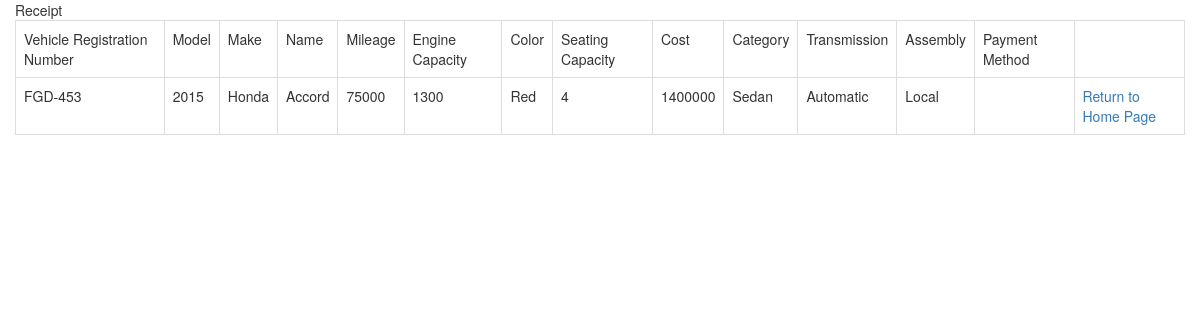
/DisplayReceipt.php?cID=1, run on the app's committed database.
### tables this page shows
CREATE TABLE `ad` (
  `ad_id` int(11) NOT NULL,
  `re_no` text NOT NULL,
  `model` int(11) NOT NULL,
  `make` text NOT NULL,
  `name` text NOT NULL,
  `mileage` int(11) NOT NULL,
  `engine_capacity` int(11) NOT NULL,
  `color` text NOT NULL,
  `seating_capacity` int(11) NOT NULL,
  `cost` float NOT NULL,
  `category` text NOT NULL,
  `availability` text NOT NULL,
  `transmission` text NOT NULL,
  `assembly` text NOT NULL,
  `ad_status` text NOT NULL,
  `owner_id` int(11) NOT NULL,
  `owner_contact_no` bigint(11) NOT NULL
);

### DisplayReceipt.php (the view, shortened to what this page needs)
<?php
$conn = mysqli_connect("localhost","root","","se_project");
$cID=$_GET['cID'];
$sql = "SELECT * from ad where ad_id='$cID'";
$result = $conn->query($sql);
?>
<!DOCTYPE html>
<html lang="en">
<head>
    <link rel="stylesheet" href="CSS/bootstrap.css"/>
    <link rel="stylesheet" href="https://cdnjs.cloudflare.com/ajax/libs/font-awesome/4.7.0/css/font-awesome.min.css">
</head>
<body class="bg-dark">
        <div class="container">
            <div class="row">
                <div class="col m-auto">
                    <div class="card mt-5">
                    <table class="table table-bordered">Receipt
                            <tr>
                                <td> Vehicle Registration Number </td>
                                <td> Model </td>
                                <td> Make </td>
                                <td> Name </td>
                                <td> Mileage </td>
                                <td> Engine Capacity </td>
                                <td> Color </td>
                                <td> Seating Capacity </td>
                                <td> Cost</td>
                                <td> Category</td>
                                <td> Transmission</td>
                                <td> Assembly</td>
                                <td> Payment Method</td>
                            </tr>
                            <?php
                                    while($rows=mysqli_fetch_assoc($result))
                                    {
                                        $registration = $rows['re_no'];
                                        $model = $rows['model'];
                                        $make = $rows['make'];
                                        $name = $rows['name'];
                                        $mileage = $rows['mileage'];
                                        $capacity = $rows['engine_capacity'];
                                        $color = $rows['color'];
                                        $seating = $rows['seating_capacity'];
                                        $cost = $rows['cost'];
                                        $category = $rows['category'];
                                        $transmission = $rows['transmission'];
                                        $assembly = $rows['assembly'];
                            ?>
                                    <tr>
                                        <td><?php echo $registration ?></td>
                                        <td><?php echo $model ?></td>
                                        <td><?php echo $make ?></td>
                                        <td><?php echo $name ?></td>
                                        <td><?php echo $mileage ?></td>
                                        <td><?php echo $capacity ?></td>
                                        <td><?php echo $color ?></td>
                                        <td><?php echo $seating ?></td>
                                        <td><?php echo $cost ?></td>
                                        <td><?php echo $category ?></td>
                                        <td><?php echo $transmission ?></td>
                                        <td><?php echo $assembly ?></td>
                                        <td><?php echo $payment ?></td>
                                        <td><a href="user.html">Return to Home Page</a></td>
                                    </tr>
                            <?php
                                    }
                            ?>
                        </table>
                    </div>
                </div>
            </div>
        </div>
</body>
</html>

### data on the page
ad: re_no "FGD-453", model "2015", make "Honda", name "Accord", mileage "75000", engine_capacity "1300", color "Red", seating_capacity "4", cost "1400000", category "Sedan", transmission "Automatic", assembly "Local"
